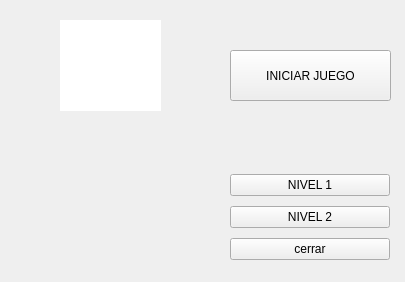
<?xml version="1.0" encoding="UTF-8"?>
<ui version="4.0">
 <class>widget_main</class>
 <widget class="QWidget" name="widget_main">
  <property name="geometry">
   <rect>
    <x>0</x>
    <y>0</y>
    <width>405</width>
    <height>282</height>
   </rect>
  </property>
  <property name="windowTitle">
   <string>widget_main</string>
  </property>
  <widget class="QWidget" name="verticalLayoutWidget">
   <property name="geometry">
    <rect>
     <x>230</x>
     <y>170</y>
     <width>160</width>
     <height>95</height>
    </rect>
   </property>
   <layout class="QVBoxLayout" name="verticalLayout">
    <item>
     <widget class="QPushButton" name="nivel1">
      <property name="text">
       <string>NIVEL 1</string>
      </property>
     </widget>
    </item>
    <item>
     <widget class="QPushButton" name="nivel2">
      <property name="text">
       <string>NIVEL 2</string>
      </property>
     </widget>
    </item>
    <item>
     <widget class="QPushButton" name="cerrar">
      <property name="text">
       <string>cerrar</string>
      </property>
     </widget>
    </item>
   </layout>
  </widget>
  <widget class="QPushButton" name="iniciarjuego">
   <property name="geometry">
    <rect>
     <x>230</x>
     <y>50</y>
     <width>161</width>
     <height>51</height>
    </rect>
   </property>
   <property name="text">
    <string>INICIAR JUEGO</string>
   </property>
  </widget>
  <widget class="QGraphicsView" name="graphicsView">
   <property name="geometry">
    <rect>
     <x>60</x>
     <y>20</y>
     <width>101</width>
     <height>91</height>
    </rect>
   </property>
   <property name="styleSheet">
    <string notr="true">background-image: url(:/new/sprites/draco.png);</string>
   </property>
   <property name="frameShape">
    <enum>QFrame::Shape::NoFrame</enum>
   </property>
   <property name="frameShadow">
    <enum>QFrame::Shadow::Plain</enum>
   </property>
   <property name="lineWidth">
    <number>0</number>
   </property>
   <property name="verticalScrollBarPolicy">
    <enum>Qt::ScrollBarPolicy::ScrollBarAlwaysOff</enum>
   </property>
   <property name="horizontalScrollBarPolicy">
    <enum>Qt::ScrollBarPolicy::ScrollBarAlwaysOff</enum>
   </property>
   <property name="sizeAdjustPolicy">
    <enum>QAbstractScrollArea::SizeAdjustPolicy::AdjustToContentsOnFirstShow</enum>
   </property>
   <property name="interactive">
    <bool>false</bool>
   </property>
  </widget>
 </widget>
 <resources/>
 <connections/>
</ui>
